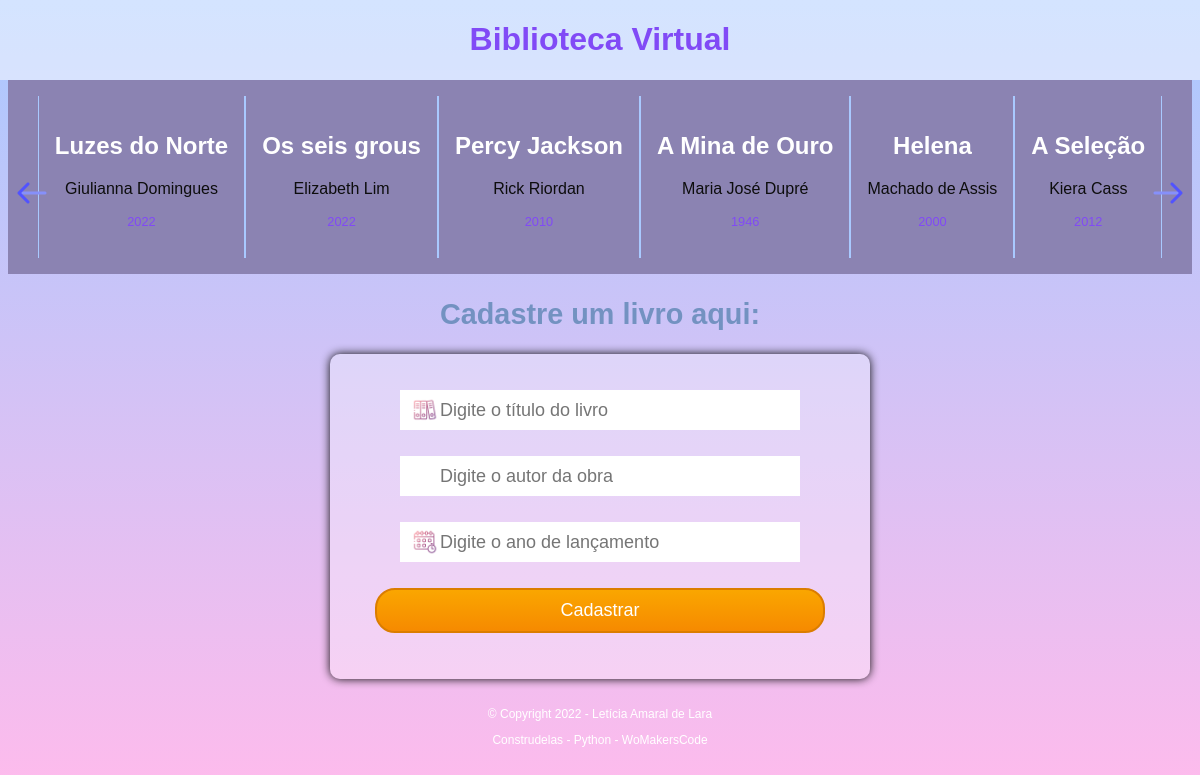
Screenshot of /biblioteca/plataforma/ (signed in) with the database file from the repository.
### livros/models.py (models this page shows, shortened)
class Livro(models.Model):
    id_livro = models.AutoField(primary_key=True)
    titulo = models.CharField(max_length=100)
    autor = models.CharField(max_length=100)
    ano = models.IntegerField()
    capa = models.ImageField(upload_to='livros/capas/', blank=True)

### livros/views.py (the view)
# urls.py: path('plataforma/', views.plataforma, name='plataforma'),
def plataforma(request):
  livros = Livro.objects.all()
  if request.user.is_authenticated:
    return render(request, 'livros/plataforma.html', {'livros': livros})
  return HttpResponse('Você precisa estar logado')

### livros/templates/livros/plataforma.html (shortened to what this page needs)
{% load static %}
<DOCTYPE html>
<html lang="pt-br">
  <head>
  </head>
  <body>
    <div class="navbar">
      <h1 class="tituloNavbar">Biblioteca Virtual</h1>
    </div>
    <div class="estante">
      <div class="seta">
        <img class="setaAnterior" src="{% static 'livros/img/anterior.png' %}" alt="seta">
      </div>
      {% for livro in livros %}
        <div class="livro">
          <div class="descricao">
            <h2 class="tituloDescricao">{{ livro.titulo }}</h2>
            <p class="autorDescricao">{{ livro.autor }}</p>
            <p class="anoDescricao">{{ livro.ano }}</p>
          </div>
        </div>
      {% endfor %}
      <div class="seta">
        <img class="setaProximo" src="{% static 'livros/img/proximo.png' %}" alt="seta">
      </div>
    </div>
    <div class="tituloFormulario">
      <h2>Cadastre um livro aqui:</h2>
    </div>
    <div class="formulario">
      <form action="{% url 'cadastro_livro' %}" method="POST"> {% csrf_token %}
        <div class="campo">
          <input class="titulo" type="text" name="titulo" placeholder="Digite o título do livro">
        </div>
        <div class="campo">
          <input class="autor" type="text" name="autor" placeholder="Digite o autor da obra">
        </div>
        <div class="campo">
          <input class="ano" type="number" name="ano" placeholder="Digite o ano de lançamento">
        </div>
        <div class="campo">
          <input class="submit" type="submit" value="Cadastrar">
        </div>
      </form>
    </div>
    <div class="footer">
      <div class="copyright">
        <p>&copy; Copyright 2022 - Letícia Amaral de Lara</p>
        <p>Construdelas - Python - WoMakersCode</p>
      </div>
    </div>
  </body>
</html>

### rows the page displays
Livro: titulo "Luzes do Norte", autor "Giulianna Domingues", ano "2022"
Livro: titulo "Os seis grous", autor "Elizabeth Lim", ano "2022"
Livro: titulo "Percy Jackson", autor "Rick Riordan", ano "2010"
Livro: titulo "A Mina de Ouro", autor "Maria José Dupré", ano "1946"
Livro: titulo "Helena", autor "Machado de Assis", ano "2000"
Livro: titulo "A Seleção", autor "Kiera Cass", ano "2012"
